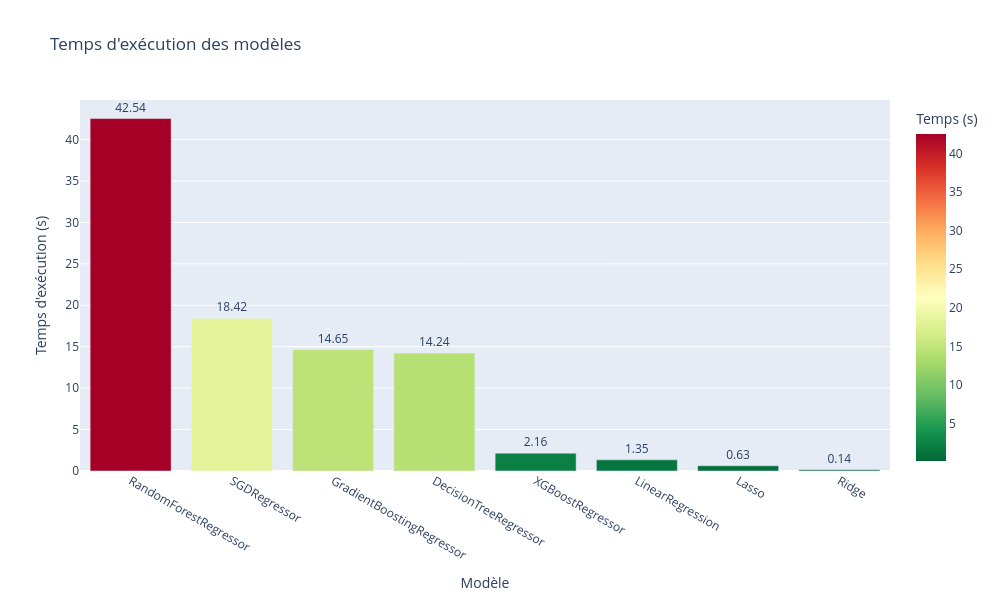

Notebook code for this chart:
### Markdown cell above
Plus l’écart RMSE - MAE est grand plus il y a des grosses erreurs isolées dans ce modèle (sensibilité de RMSE aux outliers).

Si l’écart est faible, ça veut dire que les erreurs sont assez homogènes.

### Code cell
resultats_concat = resultats_concat.sort_values(by="Temps d'exécution (s)", ascending=False)

# Création du graphique avec dégradé de couleur
fig = px.bar(
    resultats_concat,
    x='Modèle',
    y="Temps d'exécution (s)",
    text=resultats_concat["Temps d'exécution (s)"].round(2),
    color="Temps d'exécution (s)",
    color_continuous_scale='RdYlGn_r',
    title="Temps d'exécution des modèles"
)

# Personnalisation
fig.update_traces(textposition='outside')
fig.update_layout(
    xaxis_title='Modèle',
    yaxis_title='Temps d\'exécution (s)',
    height=600,
    width=1000,
    coloraxis_colorbar=dict(
        title="Temps (s)"
    )
)

fig.show()

### Figure 1 — Plotly figure (JSON) as saved in the notebook; plotly's stock layout.template omitted (floating-point values rounded to 4 significant figures)
{"data": [{"alignmentgroup": "True", "hovertemplate": "Modèle=%{x}<br>Temps d'exécution (s)=%{marker.color}<br>text=%{text}<extra></extra>", "legendgroup": "", "marker": {"color": [42.54, 18.42, 14.65, 14.24, 2.156, 1.35, 0.6333, 0.1405], "coloraxis": "coloraxis", "pattern": {"shape": ""}}, "name": "", "offsetgroup": "", "orientation": "v", "showlegend": false, "text": [42.54, 18.42, 14.65, 14.24, 2.16, 1.35, 0.63, 0.14], "textposition": "outside", "type": "bar", "x": ["RandomForestRegressor", "SGDRegressor", "GradientBoostingRegressor", "DecisionTreeRegressor", "XGBoostRegressor", "LinearRegression", "Lasso", "Ridge"], "xaxis": "x", "y": [42.54, 18.42, 14.65, 14.24, 2.156, 1.35, 0.6333, 0.1405], "yaxis": "y"}], "layout": {"barmode": "relative", "coloraxis": {"colorbar": {"title": {"text": "Temps (s)"}}, "colorscale": [[0, "rgb(0,104,55)"], [0.1, "rgb(26,152,80)"], [0.2, "rgb(102,189,99)"], [0.3, "rgb(166,217,106)"], [0.4, "rgb(217,239,139)"], [0.5, "rgb(255,255,191)"], [0.6, "rgb(254,224,139)"], [0.7, "rgb(253,174,97)"], [0.8, "rgb(244,109,67)"], [0.9, "rgb(215,48,39)"], [1, "rgb(165,0,38)"]]}, "height": 600, "legend": {"tracegroupgap": 0}, "title": {"text": "Temps d'exécution des modèles"}, "width": 1000, "xaxis": {"anchor": "y", "domain": [0, 1], "title": {"text": "Modèle"}}, "yaxis": {"anchor": "x", "domain": [0, 1], "title": {"text": "Temps d'exécution (s)"}}}}
